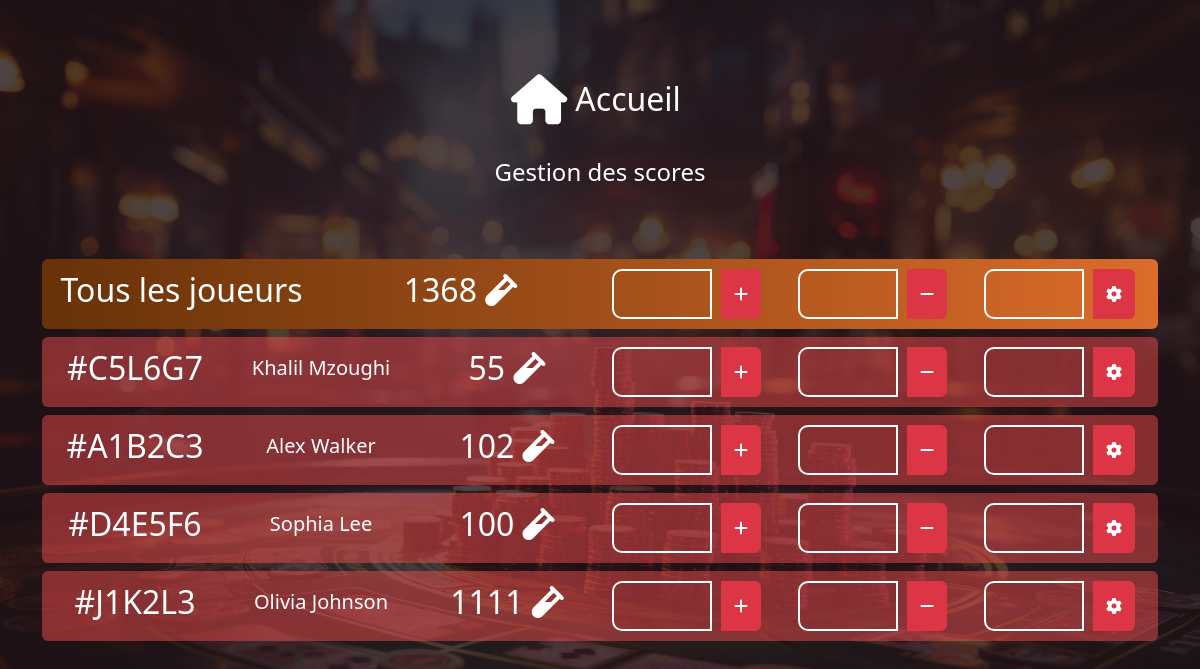
The app's page /score (signed in), older data.
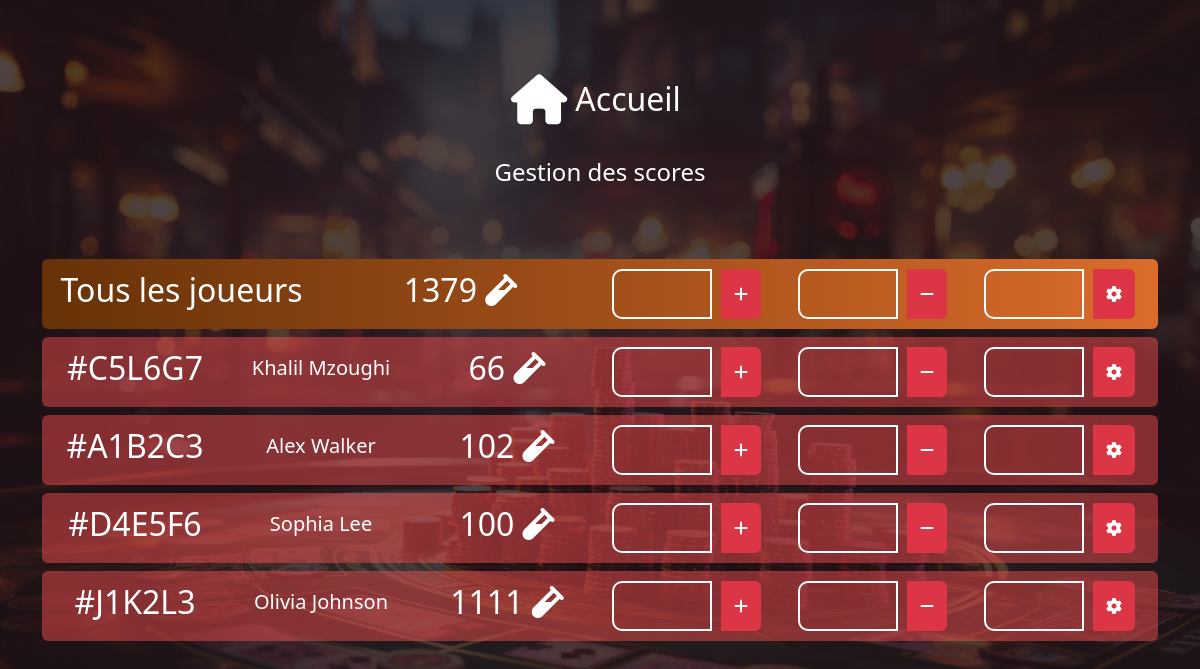
The same page, newer data.
### entities/player.py (models this page shows, shortened)
class Player(db.Model):
    __tablename__ = 'players'
    code = db.Column(db.String(6), primary_key=True)
    first_name = db.Column(db.String(50), nullable=False)
    last_name = db.Column(db.String(50), nullable=False)
    score = db.Column(db.Integer, default=0)
    def to_dict(self):
        return {
            'code': self.code,
            'first_name': self.first_name,
            'last_name': self.last_name,
            'score': self.score
        }
    @staticmethod
    def calculate_total_score():
        total_score = db.session.query(func.sum(Player.score)).scalar()
        return total_score if total_score else 0

### app.py (the view)
@app.route('/score')
def score():
    if is_admin_logged_in():
        message = request.args.get('message')
        if not message:
            message = ''
        error = request.args.get('error')
        if not error:
            error = ''
        players = Player.query.all()
        players_list = []
        for player in players:
            players_list.append(player.to_dict())
        total_score = Player.calculate_total_score()
        return render_template('score.html', players=players_list, total_score=total_score, message=message,
                               error=error)
    return redirect(url_for('login'))

### app.py (called while the page is built)
def is_admin_logged_in():
    if 'admin_id' in session and 'user_type' in session:
        if session.get('user_type') == 'admin':
            admin_id = session.get('admin_id')
            admin = Admin.query.get(admin_id)
            if admin:
                return True
    return False

### templates/score.html (shortened to what this page needs)
{% extends "layout.html" %}
{% block content %}
    <div class="container d-flex flex-column justify-content-center align-items-center p-5"
         style="min-height: 100%; height: 100%;">
        <div class="text-white mb-2 d-flex align-items-center">
            <a href="./menu" class="text-decoration-none text-white d-flex align-items-center p-2 m-3">
                <i class="fa-solid fa-house" style="font-size: 50px;"></i>
                <h2 class="m-2">Accueil</h2>
            </a>
        </div>
        <div class="text-white text-center"><h4>Gestion des scores</h4></div>
    </div>
    <div class="d-flex">
        <div class="container align-self-center mx-auto" style="height: 50vh; overflow-y: auto; overflow-x: auto;">
            <div class="row text-white text-center ranking-row third-place d-flex justify-content-center align-items-center rounded mb-2">
                <div class="col-3"><h2>Tous les joueurs</h2></div>
                <div class="col-3"><h2>{{ total_score }} <i class="fa-solid fa-vial"></i></h2></div>
                <div class="col-2">
                    <form action="../add-score-all" method="post" class="d-flex align-items-center">
                        <div class="input-group"><input type="number" min="0" step="1" required name="plus"
                                                        style="width: 100px;">
                            <button class="btn btn-danger" type="submit"><i class="fa-solid fa-plus"></i></button>
                        </div>
                    </form>
                </div>
                <div class="col-2">
                    <form action="../remove-score-all" method="post" class="d-flex align-items-center">
                        <div class="input-group"><input type="number" min="0" step="1" required name="minus"
                                                        style="width: 100px;">
                            <button class="btn btn-danger" type="submit"><i class="fa-solid fa-minus"></i></button>
                        </div>
                    </form>
                </div>
                <div class="col-2">
                    <form action="../set-score-all" method="post" class="d-flex align-items-center">
                        <div class="input-group"><input type="number" min="0" step="1" required name="set"
                                                        style="width: 100px;">
                            <button class="btn btn-danger" type="submit"><i class="fa-solid fa-gear"></i></button>
                        </div>
                    </form>
                </div>
            </div>
            {% for player in players %}
                <div class="row text-white text-center ranking-row d-flex justify-content-center align-items-center rounded mb-2">
                    <div class="col-2"><h2>#{{ player.code }}</h2></div>
                    <div class="col-2"><h5>{{ player.first_name }} {{ player.last_name }}</h5></div>
                    <div class="col-2"><h2>{{ player.score }} <i class="fa-solid fa-vial"></i></h2></div>
                    <div class="col-2">
                        <form action="../add-score" method="post" class="d-flex align-items-center">
                            <div class="input-group"><input type="number" min="0" step="1" required name="plus"
                                                            style="width: 100px;">
                                <button class="btn btn-danger" type="submit"><i class="fa-solid fa-plus"></i></button>
                            </div>
                        </form>
                    </div>
                    <div class="col-2">
                        <form action="../remove-score" method="post" class="d-flex align-items-center">
                            <div class="input-group"><input type="number" min="0" step="1" required name="minus"
                                                            style="width: 100px;">
                                <button class="btn btn-danger" type="submit"><i class="fa-solid fa-minus"></i></button>
                            </div>
                        </form>
                    </div>
                    <div class="col-2">
                        <form action="../set-score" method="post" class="d-flex align-items-center">
                            <div class="input-group"><input type="number" min="0" step="1" required name="set"
                                                            style="width: 100px;">
                                <button class="btn btn-danger" type="submit"><i class="fa-solid fa-gear"></i></button>
                            </div>
                        </form>
                    </div>
                </div>
            {% endfor %}
        </div>
    </div>
{% endblock %}

### templates/layout.html (shortened to what this page needs)
<!DOCTYPE html>
<html lang="fr">
<head>
    <link rel="stylesheet" href="{{ url_for('static', filename='css/styles.css') }}">
</head>
<body>
    <div class="container">
        {% block content %}
        {% endblock %}
    </div>
</body>
</html>

Row changes from the older to the newer data that the page shows:
changed Player "Khalil": score "55" → "66"
Text that changed along with them:
{{ total_score }}: "1368" → "1379"
